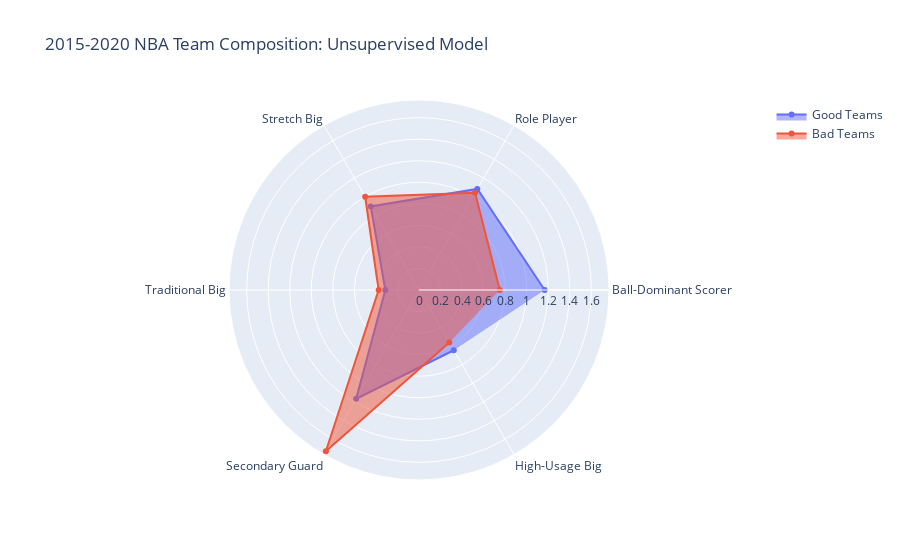

The notebook cell saved with this chart:
### Code cell
plot_radar(df, classes)

### Figure 1 — Plotly figure (JSON) as saved in the notebook; plotly's stock layout.template omitted (floating-point values rounded to 4 significant figures)
{"data": [{"fill": "toself", "name": "Good Teams", "r": [1.167, 1.083, 0.8958, 0.3125, 1.167, 0.6458], "theta": ["Ball-Dominant Scorer", "Role Player", "Stretch Big", "Traditional Big", "Secondary Guard", "High-Usage Big"], "type": "scatterpolar"}, {"fill": "toself", "name": "Bad Teams", "r": [0.75, 1.042, 1, 0.375, 1.729, 0.5625], "theta": ["Ball-Dominant Scorer", "Role Player", "Stretch Big", "Traditional Big", "Secondary Guard", "High-Usage Big"], "type": "scatterpolar"}], "layout": {"polar": {"radialaxis": {"visible": true}}, "showlegend": true, "title": {"text": "2015-2020 NBA Team Composition: Unsupervised Model"}}}
